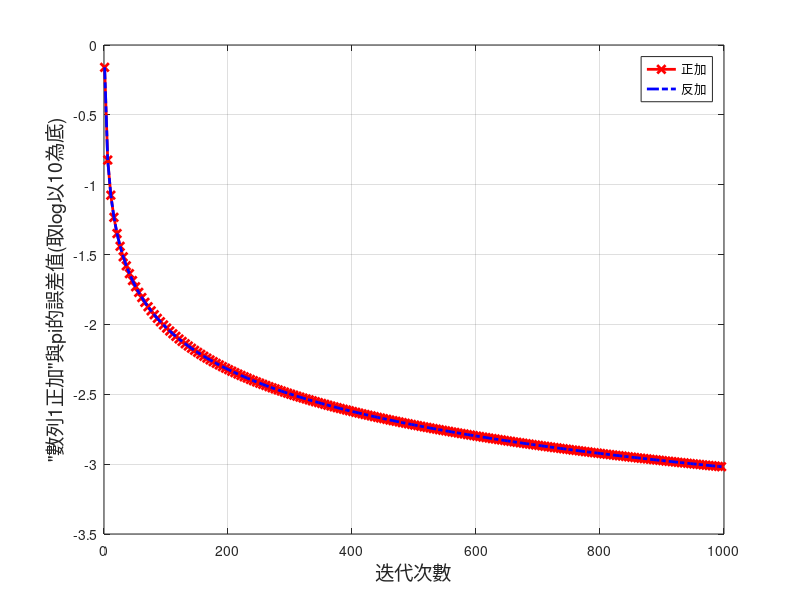

Write MATLAB code to recreate this figure.
clear;
n=1000;%指定迭代次數
start=1;%畫圖時開始的次數
dn=floor(n/200);%密度
a1=zeros(n,1);
n1=zeros(n,1);
n2=zeros(n,1);
err1=zeros(n-1,1);
err2=zeros(n-1,1);
for i=1:n
    a1(i)=6/i^2;   
end

for i=1:n
    for j=1:i
        n1(i)=n1(i)+a1(j);
    end
    for j=i:-1:1
        n2(i)=n2(i)+a1(j);
    end
    n1(i)=sqrt(n1(i));
    n2(i)=sqrt(n2(i));
end


pis=zeros(n,1);
for i=1:n
    pis(i)=pi;
end

n1=abs(n1-pis);
n2=abs(n2-pis);

figure(1)
plot((start:dn:n),log(n1(start:dn:n))/log(10),'r-x','LineWidth',2);
hold on
plot((start:dn:n),log(n2(start:dn:n))/log(10),'b-.','LineWidth',2);
legend({"正加","反加"})
xlabel('迭代次數','FontSize',14)
ylabel('"數列1正加"與pi的誤差值(取log以10為底)','FontSize',14)
grid on
hold off